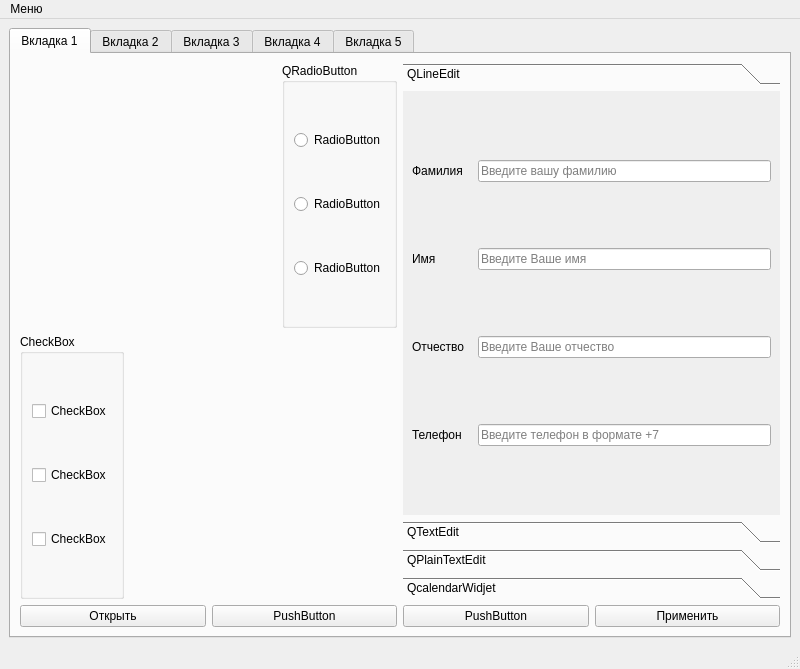
<?xml version="1.0" encoding="UTF-8"?>
<ui version="4.0">
 <class>MainWindow</class>
 <widget class="QMainWindow" name="MainWindow">
  <property name="geometry">
   <rect>
    <x>0</x>
    <y>0</y>
    <width>800</width>
    <height>669</height>
   </rect>
  </property>
  <property name="windowTitle">
   <string>MainWindow</string>
  </property>
  <widget class="QWidget" name="centralwidget">
   <layout class="QHBoxLayout" name="horizontalLayout_12">
    <item>
     <widget class="QTabWidget" name="tabWidget">
      <property name="autoFillBackground">
       <bool>false</bool>
      </property>
      <property name="tabShape">
       <enum>QTabWidget::Rounded</enum>
      </property>
      <property name="currentIndex">
       <number>0</number>
      </property>
      <widget class="QWidget" name="Vkladka1">
       <attribute name="title">
        <string>Вкладка 1</string>
       </attribute>
       <layout class="QVBoxLayout" name="verticalLayout_5">
        <item>
         <layout class="QHBoxLayout" name="horizontalLayout_11">
          <item>
           <layout class="QVBoxLayout" name="verticalLayout_4">
            <item>
             <layout class="QHBoxLayout" name="horizontalLayout">
              <item>
               <spacer name="horizontalSpacer">
                <property name="orientation">
                 <enum>Qt::Horizontal</enum>
                </property>
                <property name="sizeHint" stdset="0">
                 <size>
                  <width>40</width>
                  <height>20</height>
                 </size>
                </property>
               </spacer>
              </item>
              <item>
               <widget class="QGroupBox" name="groupBox">
                <property name="title">
                 <string>QRadioButton</string>
                </property>
                <layout class="QVBoxLayout" name="verticalLayout">
                 <item>
                  <widget class="QRadioButton" name="radioButton">
                   <property name="text">
                    <string>RadioButton</string>
                   </property>
                  </widget>
                 </item>
                 <item>
                  <widget class="QRadioButton" name="radioButton_2">
                   <property name="text">
                    <string>RadioButton</string>
                   </property>
                  </widget>
                 </item>
                 <item>
                  <widget class="QRadioButton" name="radioButton_3">
                   <property name="text">
                    <string>RadioButton</string>
                   </property>
                  </widget>
                 </item>
                </layout>
               </widget>
              </item>
             </layout>
            </item>
            <item>
             <layout class="QHBoxLayout" name="horizontalLayout_2">
              <item>
               <widget class="QGroupBox" name="groupBox_2">
                <property name="title">
                 <string>CheckBox</string>
                </property>
                <layout class="QVBoxLayout" name="verticalLayout_2">
                 <item>
                  <widget class="QCheckBox" name="checkBox">
                   <property name="text">
                    <string>CheckBox</string>
                   </property>
                  </widget>
                 </item>
                 <item>
                  <widget class="QCheckBox" name="checkBox_2">
                   <property name="text">
                    <string>CheckBox</string>
                   </property>
                  </widget>
                 </item>
                 <item>
                  <widget class="QCheckBox" name="checkBox_3">
                   <property name="text">
                    <string>CheckBox</string>
                   </property>
                  </widget>
                 </item>
                </layout>
               </widget>
              </item>
              <item>
               <spacer name="horizontalSpacer_2">
                <property name="orientation">
                 <enum>Qt::Horizontal</enum>
                </property>
                <property name="sizeHint" stdset="0">
                 <size>
                  <width>40</width>
                  <height>20</height>
                 </size>
                </property>
               </spacer>
              </item>
             </layout>
            </item>
           </layout>
          </item>
          <item>
           <widget class="QToolBox" name="toolBox">
            <property name="currentIndex">
             <number>0</number>
            </property>
            <widget class="QWidget" name="page">
             <property name="geometry">
              <rect>
               <x>0</x>
               <y>0</y>
               <width>375</width>
               <height>425</height>
              </rect>
             </property>
             <attribute name="label">
              <string>QLineEdit</string>
             </attribute>
             <layout class="QVBoxLayout" name="verticalLayout_3">
              <item>
               <layout class="QHBoxLayout" name="horizontalLayout_4">
                <item>
                 <widget class="QLabel" name="label">
                  <property name="minimumSize">
                   <size>
                    <width>60</width>
                    <height>0</height>
                   </size>
                  </property>
                  <property name="text">
                   <string>Фамилия</string>
                  </property>
                 </widget>
                </item>
                <item>
                 <widget class="QLineEdit" name="lineEdit">
                  <property name="placeholderText">
                   <string>Введите вашу фамилию</string>
                  </property>
                 </widget>
                </item>
               </layout>
              </item>
              <item>
               <layout class="QHBoxLayout" name="horizontalLayout_5">
                <item>
                 <widget class="QLabel" name="label_4">
                  <property name="minimumSize">
                   <size>
                    <width>60</width>
                    <height>0</height>
                   </size>
                  </property>
                  <property name="text">
                   <string>Имя</string>
                  </property>
                 </widget>
                </item>
                <item>
                 <widget class="QLineEdit" name="lineEdit_2">
                  <property name="placeholderText">
                   <string>Введите Ваше имя</string>
                  </property>
                 </widget>
                </item>
               </layout>
              </item>
              <item>
               <layout class="QHBoxLayout" name="horizontalLayout_6">
                <item>
                 <widget class="QLabel" name="label_5">
                  <property name="minimumSize">
                   <size>
                    <width>60</width>
                    <height>0</height>
                   </size>
                  </property>
                  <property name="text">
                   <string>Отчество</string>
                  </property>
                 </widget>
                </item>
                <item>
                 <widget class="QLineEdit" name="lineEdit_3">
                  <property name="placeholderText">
                   <string>Введите Ваше отчество</string>
                  </property>
                 </widget>
                </item>
               </layout>
              </item>
              <item>
               <layout class="QHBoxLayout" name="horizontalLayout_7">
                <item>
                 <widget class="QLabel" name="label_6">
                  <property name="minimumSize">
                   <size>
                    <width>60</width>
                    <height>0</height>
                   </size>
                  </property>
                  <property name="text">
                   <string>Телефон</string>
                  </property>
                 </widget>
                </item>
                <item>
                 <widget class="QLineEdit" name="lineEdit_4">
                  <property name="placeholderText">
                   <string>Введите телефон в формате +7</string>
                  </property>
                 </widget>
                </item>
               </layout>
              </item>
             </layout>
            </widget>
            <widget class="QWidget" name="page_3">
             <attribute name="label">
              <string>QTextEdit</string>
             </attribute>
             <layout class="QHBoxLayout" name="horizontalLayout_9">
              <item>
               <widget class="QTextEdit" name="textEdit">
                <property name="documentTitle">
                 <string/>
                </property>
                <property name="html">
                 <string>&lt;!DOCTYPE HTML PUBLIC &quot;-//W3C//DTD HTML 4.0//EN&quot; &quot;http://www.w3.org/TR/REC-html40/strict.dtd&quot;&gt;
&lt;html&gt;&lt;head&gt;&lt;meta name=&quot;qrichtext&quot; content=&quot;1&quot; /&gt;&lt;style type=&quot;text/css&quot;&gt;
p, li { white-space: pre-wrap; }
&lt;/style&gt;&lt;/head&gt;&lt;body style=&quot; font-family:'MS Shell Dlg 2'; font-size:8.25pt; font-weight:400; font-style:normal;&quot;&gt;
&lt;p style=&quot; margin-top:0px; margin-bottom:0px; margin-left:0px; margin-right:0px; -qt-block-indent:0; text-indent:0px;&quot;&gt;&lt;span style=&quot; font-weight:600;&quot;&gt;Tmnf,mg,ldmkgldk;lg mnfl,mklfmkel.&lt;/span&gt;&lt;/p&gt;
&lt;p style=&quot; margin-top:0px; margin-bottom:0px; margin-left:0px; margin-right:0px; -qt-block-indent:0; text-indent:0px;&quot;&gt;&lt;span style=&quot; font-size:12pt; font-weight:600; font-style:italic;&quot;&gt;]jkdfhkesjflk lkdmgldfkg,;dl' lkfm;lksle,&lt;/span&gt;&lt;/p&gt;&lt;/body&gt;&lt;/html&gt;</string>
                </property>
               </widget>
              </item>
             </layout>
            </widget>
            <widget class="QWidget" name="page_4">
             <attribute name="label">
              <string>QPlainTextEdit</string>
             </attribute>
             <layout class="QHBoxLayout" name="horizontalLayout_10">
              <item>
               <widget class="QPlainTextEdit" name="plainTextEdit">
                <property name="plainText">
                 <string>Lorem ipsum dolor sit amet, consectetur adipiscing elit. In a tristique justo, sed maximus ex. Aliquam non sem at quam porttitor egestas. Suspendisse tempus rutrum mauris, eget consectetur justo laoreet at. Pellentesque suscipit iaculis magna a laoreet. Phasellus et lectus tortor. Proin quis dui semper, dapibus quam quis, gravida enim. Nulla eget euismod dui, sed lobortis sem. Nullam vehicula est ante, et aliquet arcu egestas vel. Ut quis odio nec elit eleifend tempus non vel felis. Nullam eleifend at nisl eget luctus. Proin non consectetur massa. Phasellus molestie ligula sem, eu egestas ex mollis euismod. Mauris vel lobortis quam. Praesent eget velit luctus, consectetur mi eget, luctus risus. Etiam tincidunt vitae erat non malesuada.

Donec non massa euismod, viverra odio sit amet, ultricies tellus. Suspendisse ultricies, justo eget tempor euismod, arcu purus pharetra metus, pulvinar dapibus tellus nibh sed lorem. Vestibulum pulvinar fermentum purus id ullamcorper. Suspendisse non est et dolor malesuada finibus. Sed ac arcu in diam dignissim porta. Pellentesque ac sapien scelerisque, sodales leo a, laoreet diam. Morbi sollicitudin neque eget bibendum consequat. Ut ut consequat arcu, at efficitur ex. Curabitur nec cursus nisl.</string>
                </property>
               </widget>
              </item>
             </layout>
            </widget>
            <widget class="QWidget" name="page_2">
             <property name="geometry">
              <rect>
               <x>0</x>
               <y>0</y>
               <width>330</width>
               <height>201</height>
              </rect>
             </property>
             <attribute name="label">
              <string>QcalendarWidjet</string>
             </attribute>
             <layout class="QHBoxLayout" name="horizontalLayout_3">
              <item>
               <widget class="QCalendarWidget" name="calendarWidget"/>
              </item>
             </layout>
            </widget>
           </widget>
          </item>
         </layout>
        </item>
        <item>
         <layout class="QHBoxLayout" name="horizontalLayout_8">
          <item>
           <widget class="QPushButton" name="pushButton">
            <property name="text">
             <string>Открыть</string>
            </property>
           </widget>
          </item>
          <item>
           <widget class="QPushButton" name="pushButton_2">
            <property name="text">
             <string>PushButton</string>
            </property>
           </widget>
          </item>
          <item>
           <widget class="QPushButton" name="pushButton_3">
            <property name="text">
             <string>PushButton</string>
            </property>
           </widget>
          </item>
          <item>
           <widget class="QPushButton" name="pushButton_4">
            <property name="text">
             <string>Применить</string>
            </property>
           </widget>
          </item>
         </layout>
        </item>
       </layout>
      </widget>
      <widget class="QWidget" name="widget">
       <attribute name="title">
        <string>Вкладка 2</string>
       </attribute>
      </widget>
      <widget class="QWidget" name="Vkladka3">
       <attribute name="title">
        <string>Вкладка 3</string>
       </attribute>
      </widget>
      <widget class="QWidget" name="tab_4">
       <attribute name="title">
        <string>Вкладка 4</string>
       </attribute>
      </widget>
      <widget class="QWidget" name="tab_5">
       <attribute name="title">
        <string>Вкладка 5</string>
       </attribute>
      </widget>
     </widget>
    </item>
   </layout>
  </widget>
  <widget class="QMenuBar" name="menubar">
   <property name="geometry">
    <rect>
     <x>0</x>
     <y>0</y>
     <width>800</width>
     <height>21</height>
    </rect>
   </property>
   <widget class="QMenu" name="menu">
    <property name="title">
     <string>Меню</string>
    </property>
   </widget>
   <addaction name="menu"/>
  </widget>
  <widget class="QStatusBar" name="statusbar"/>
 </widget>
 <resources/>
 <connections/>
</ui>
